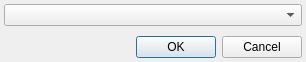
<?xml version="1.0" encoding="UTF-8"?>
<ui version="4.0">
 <class>InsurerFilterDialog</class>
 <widget class="QDialog" name="InsurerFilterDialog">
  <property name="geometry">
   <rect>
    <x>0</x>
    <y>0</y>
    <width>306</width>
    <height>62</height>
   </rect>
  </property>
  <property name="windowTitle">
   <string>Выбор СМО</string>
  </property>
  <layout class="QGridLayout" name="gridLayout">
   <property name="margin">
    <number>4</number>
   </property>
   <property name="spacing">
    <number>4</number>
   </property>
   <item row="0" column="0">
    <widget class="CInsurerComboBox" name="cmbInsurerFilterDialog"/>
   </item>
   <item row="1" column="0">
    <spacer name="verticalSpacer">
     <property name="orientation">
      <enum>Qt::Vertical</enum>
     </property>
     <property name="sizeHint" stdset="0">
      <size>
       <width>20</width>
       <height>212</height>
      </size>
     </property>
    </spacer>
   </item>
   <item row="2" column="0">
    <widget class="QDialogButtonBox" name="bbxInsurerFilerDialog">
     <property name="orientation">
      <enum>Qt::Horizontal</enum>
     </property>
     <property name="standardButtons">
      <set>QDialogButtonBox::Cancel|QDialogButtonBox::Ok</set>
     </property>
    </widget>
   </item>
  </layout>
 </widget>
 <customwidgets>
  <customwidget>
   <class>CInsurerComboBox</class>
   <extends>QComboBox</extends>
   <header>Orgs/OrgComboBox.h</header>
  </customwidget>
 </customwidgets>
 <resources/>
 <connections>
  <connection>
   <sender>bbxInsurerFilerDialog</sender>
   <signal>accepted()</signal>
   <receiver>InsurerFilterDialog</receiver>
   <slot>accept()</slot>
   <hints>
    <hint type="sourcelabel">
     <x>248</x>
     <y>254</y>
    </hint>
    <hint type="destinationlabel">
     <x>157</x>
     <y>274</y>
    </hint>
   </hints>
  </connection>
  <connection>
   <sender>bbxInsurerFilerDialog</sender>
   <signal>rejected()</signal>
   <receiver>InsurerFilterDialog</receiver>
   <slot>reject()</slot>
   <hints>
    <hint type="sourcelabel">
     <x>316</x>
     <y>260</y>
    </hint>
    <hint type="destinationlabel">
     <x>286</x>
     <y>274</y>
    </hint>
   </hints>
  </connection>
 </connections>
</ui>
